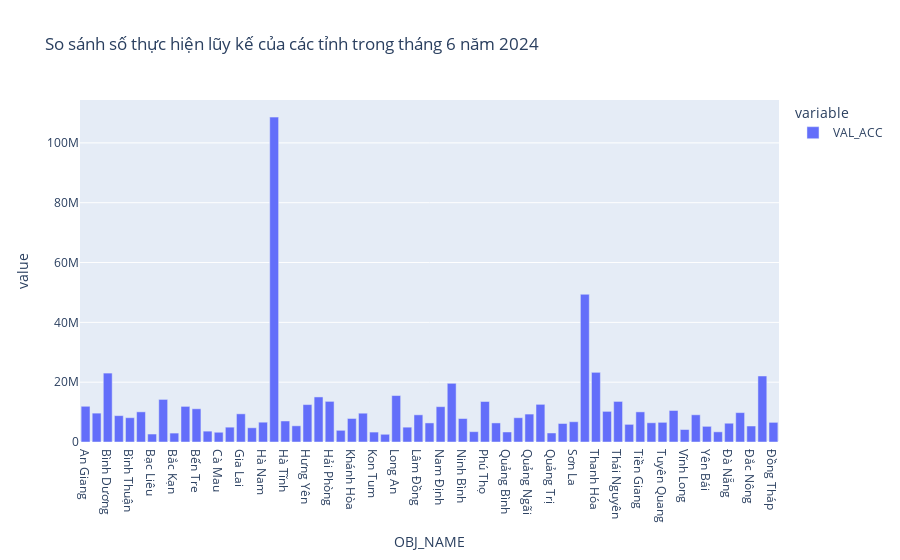

The cell this chart's notebook holds for it:
### Code cell
agent = ChartAgent(df, client)
user_request = input("Nhập yêu cầu của bạn: ")
sql_query, chart_schema = agent.generate_sql_and_schema(user_request)

# Truy xuất data bằng SQL
pysqldf = lambda q: sqldf(q, {"data": df})
data_filtered = pysqldf(sql_query)

# Vẽ biểu đồ bằng LLM
plot_agent = PlotAgentLLM(client)
smart_plot(data_filtered, chart_schema, user_request, plot_agent)

### Figure 1 — Plotly figure (JSON) as saved in the notebook; plotly's stock layout.template omitted (floating-point values rounded to 4 significant figures)
{"data": [{"alignmentgroup": "True", "hovertemplate": "variable=VAL_ACC<br>OBJ_NAME=%{x}<br>value=%{y}<extra></extra>", "legendgroup": "VAL_ACC", "marker": {"color": "#636efa", "pattern": {"shape": ""}}, "name": "VAL_ACC", "offsetgroup": "VAL_ACC", "orientation": "v", "showlegend": true, "textposition": "auto", "type": "bar", "x": ["An Giang", "Bà Rịa Vũng Tàu", "Bình Dương", "Bình Phước", "Bình Thuận", "Bình Định", "Bạc Liêu", "Bắc Giang", "Bắc Kạn", "Bắc Ninh", "Bến Tre", "Cao Bằng", "Cà Mau", "Cần Thơ", "Gia Lai", "Hà Giang", "Hà Nam", "Hà Nội", "Hà Tĩnh", "Hòa Bình", "Hưng Yên", "Hải Dương", "Hải Phòng", "Hậu Giang", "Khánh Hòa", "Kiên Giang", "Kon Tum", "Lai Châu", "Long An", "Lào Cai", "Lâm Đồng", "Lạng Sơn", "Nam Định", "Nghệ An", "Ninh Bình", "Ninh Thuận", "Phú Thọ", "Phú Yên", "Quảng Bình", "Quảng Nam", "Quảng Ngãi", "Quảng Ninh", "Quảng Trị", "Sóc Trăng", "Sơn La", "TPHCM", "Thanh Hóa", "Thái Bình", "Thái Nguyên", "Thừa Thiên Huế", "Tiền Giang", "Trà Vinh", "Tuyên Quang", "Tây Ninh", "Vĩnh Long", "Vĩnh Phúc", "Yên Bái", "Điện Biên", "Đà Nẵng", "Đắc Lắc", "Đắc Nông", "Đồng Nai", "Đồng Tháp"], "xaxis": "x", "y": [11940000.0, 9652000.0, 23040000.0, 8814000.0, 8127000.0, 10080000.0, 2665000.0, 14240000.0, 2982000.0, 11910000.0, 11100000.0, 3632000.0, 3260000.0, 4961000.0, 9422000.0, 4758000.0, 6622000.0, 108600000.0, 7024000.0, 5413000.0, 12510000.0, 15070000.0, 13580000.0, 3909000.0, 7868000.0, 9630000.0, 3318000.0, 2582000.0, 15530000.0, 4958000.0, 9087000.0, 6375000.0, 11810000.0, 19620000.0, 7845000.0, 3456000.0, 13540000.0, 6378000.0, 3352000.0, 8121000.0, 9339000.0, 12590000.0, 3017000.0, 6189000.0, 6781000.0, 49390000.0, 23290000.0, 10240000.0, 13570000.0, 5898000.0, 10070000.0, 6426000.0, 6575000.0, 10530000.0, 4180000.0, 9098000.0, 5238000.0, 3404000.0, 6276000.0, 9825000.0, 5349000.0, 22070000.0, 6566000.0], "yaxis": "y"}], "layout": {"barmode": "group", "legend": {"title": {"text": "variable"}, "tracegroupgap": 0}, "title": {"text": "So sánh số thực hiện lũy kế của các tỉnh trong tháng 6 năm 2024"}, "xaxis": {"anchor": "y", "domain": [0, 1], "title": {"text": "OBJ_NAME"}}, "yaxis": {"anchor": "x", "domain": [0, 1], "title": {"text": "value"}}}}
